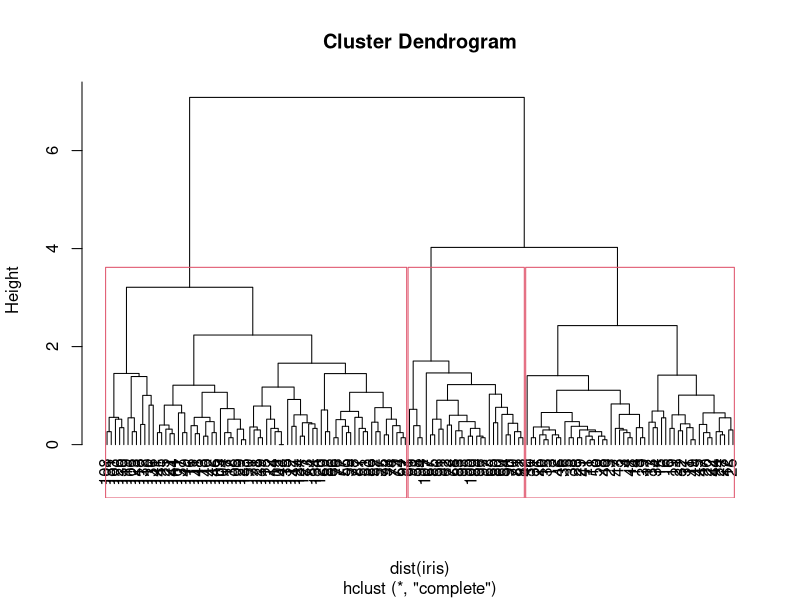

This figure's R source: (Note: this script raises an error after producing the figure.)
#-------------------------------------------------------------
#Case: Agrupamento por tipo de flor (Setosa, Versicolor, Virginica)
#Tipo de problema: Agrupamento
#Dados: do próprio R
#-------------------------------------------------------------


#Árvore de decisão
library(party)

#Clusterização
library(ggplot2)

data.frame(iris)
idx <- sample(1:nrow(iris),40)
iris$Species <- NULL

#aplica o algoritmo de clustering hierárquico (hclust)
hc <- hclust(dist(iris),method="complete")
plot(hc,hang=-1, labels=iris$Species[idx])
rect.hclust(hc,k=3)
groups<-cutree(hc,k=3)
groups
table(groups,iris$Species[idx])
groups[groups==1]="virginica"
groups[groups==2]="setosa"
groups[groups==3]="versicolor"
table(groups,iris$Species[idx])
hc2<-hclust(dist(iris[,3:4]))
groups2<-cutree(hc2,3)
table(groups2,iris$Species)
groups2[groups2==3]=0
groups2[groups2==2]=3
groups2[groups2==0]=2
table(groups2,iris$Species)
ggplot(iris, aes(Petal.Length,Petal.Width, color=iris$Species))+geom_point(alpha=0.4,size=3.5)+geom_point(col=groups2)+scale_color_manual(values=c('black','red','green'))
#K-médias
data.frame(iris)
idx<-sample(1:nrow(iris),40)
irisSample<-iris[idx,]
irisSample$Species<-NULL
c1<-kmeans(irisSample,3)
c1
table(c1$cluster,iris$Species[idx])
c1$cluster[c1$cluster==1]="setosa"
c1$cluster[c1$cluster==2]="versicolor"
c1$cluster[c1$cluster==3]="virginica"
table(c1$cluster,iris$Species[idx])
c12<-kmeans(iris[,3:4],3)
c12$cluster
table(c12$cluster,iris$Species)
c1$cluster[c1$cluster==3]=0
c1$cluster[c1$cluster==2]=3
c1$cluster[c1$cluster==1]=2
c1$cluster[c1$cluster==0]=1
table(c12$cluster,iris$Species)

ggplot(iris, aes(Petal.Length,Petal.Width, color=as.factor(c12$cluster)))+geom_point()
getwd()   
